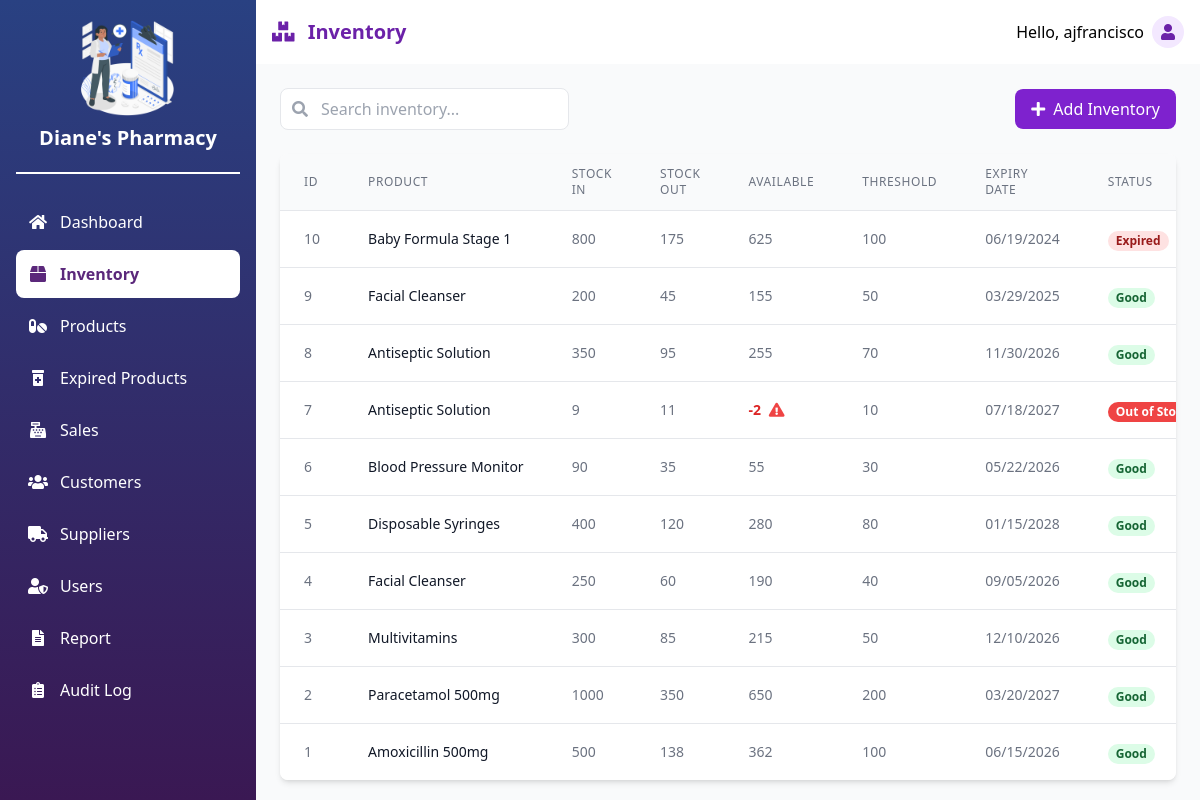
The page /inventory.php (signed in) on the database its author committed.
### tables this page shows
CREATE TABLE `inventory` (
  `inventory_id` int(11) NOT NULL,
  `product_id` int(11) DEFAULT NULL,
  `stock_in` int(11) DEFAULT NULL,
  `stock_out` int(11) DEFAULT NULL,
  `expiry_date` date DEFAULT NULL,
  `stock_available` int(11) DEFAULT NULL,
  `low_stock_threshold` int(11) DEFAULT NULL,
  `status` enum('active','quarantined','expired') DEFAULT 'active'
);

CREATE TABLE `product` (
  `product_id` int(11) NOT NULL,
  `product_name` varchar(100) DEFAULT NULL,
  `category_id` int(11) DEFAULT NULL,
  `description` text DEFAULT NULL,
  `unit_price` decimal(10,2) DEFAULT NULL,
  `base_price` decimal(10,2) DEFAULT NULL,
  `supplier_id` int(11) DEFAULT NULL
);

### inventory.php (the view, shortened to what this page needs)
<?php
require_once 'config.php';
try {
    $inventory = $pdo->query("
        SELECT i.*, p.product_name
        FROM inventory i
        JOIN product p ON i.product_id = p.product_id
        ORDER BY i.inventory_id DESC
    ")->fetchAll();
} catch(PDOException $e) {
    $errorMessage = "Database error: " . $e->getMessage();
}
?>
<div class="flex justify-between items-center mb-6">
    <div class="relative">
        <input type="text" id="searchInput" placeholder="Search inventory..." class="pl-10 pr-4 py-2 border rounded-lg focus:outline-none focus:ring-2 focus:ring-purple-600">
        <div class="absolute inset-y-0 left-0 flex items-center pl-3 pointer-events-none">
        </div>
    </div>
    <button onclick="showAddInventoryModal()" class="bg-purple-700 hover:bg-purple-800 text-white py-2 px-4 rounded-lg flex items-center">
        <i class="fas fa-plus mr-2"></i> Add Inventory
    </button>
</div>
<div class="bg-white rounded-lg shadow-md overflow-hidden">
    <table class="min-w-full divide-y divide-gray-200">
        <thead class="bg-gray-50">
            <tr>
                <th class="px-6 py-3 text-left text-xs font-medium text-gray-500 uppercase tracking-wider">ID</th>
                <th class="px-6 py-3 text-left text-xs font-medium text-gray-500 uppercase tracking-wider">Product</th>
                <th class="px-6 py-3 text-left text-xs font-medium text-gray-500 uppercase tracking-wider">Stock In</th>
                <th class="px-6 py-3 text-left text-xs font-medium text-gray-500 uppercase tracking-wider">Stock Out</th>
                <th class="px-6 py-3 text-left text-xs font-medium text-gray-500 uppercase tracking-wider">Available</th>
                <th class="px-6 py-3 text-left text-xs font-medium text-gray-500 uppercase tracking-wider">Threshold</th>
                <th class="px-6 py-3 text-left text-xs font-medium text-gray-500 uppercase tracking-wider">Expiry Date</th>
                <th class="px-6 py-3 text-left text-xs font-medium text-gray-500 uppercase tracking-wider">Status</th>
            </tr>
        </thead>
        <tbody class="bg-white divide-y divide-gray-200">
            <?php foreach ($inventory as $item): ?>
                <?php
                    $isLowStock = $item['stock_available'] <= $item['low_stock_threshold'] && $item['stock_available'] > 0;
                    $isOutOfStock = $item['stock_available'] <= 0;
                    $isExpired = strtotime($item['expiry_date']) < time();
                    if ($isExpired) {
                        $statusClass = 'bg-red-100 text-red-800';
                        $statusText = 'Expired';
                    } elseif ($isOutOfStock) {
                        $statusClass = 'bg-red-500 text-white';
                        $statusText = 'Out of Stock';
                    } elseif ($isLowStock) {
                        $statusClass = 'bg-yellow-100 text-yellow-800';
                        $statusText = 'Low Stock';
                    } else {
                        $statusClass = 'bg-green-100 text-green-800';
                        $statusText = 'Good';
                    }
                    $stockClass = $item['stock_available'] <= 0 ? 'text-red-600 font-bold' : 'text-gray-500';
                ?>
                <tr class="hover:bg-gray-50">
                    <td class="px-6 py-4 whitespace-nowrap text-sm text-gray-500"><?php echo $item['inventory_id']; ?></td>
                    <td class="px-6 py-4 whitespace-nowrap">
                        <div class="text-sm font-medium text-gray-900"><?php echo $item['product_name']; ?></div>
                    </td>
                    <td class="px-6 py-4 whitespace-nowrap text-sm text-gray-500"><?php echo $item['stock_in']; ?></td>
                    <td class="px-6 py-4 whitespace-nowrap text-sm text-gray-500"><?php echo $item['stock_out']; ?></td>
                    <td class="px-6 py-4 whitespace-nowrap text-sm <?php echo $stockClass; ?>">
                        <?php echo $item['stock_available']; ?>
                        <?php if ($item['stock_available'] < 0): ?>
                            <i class="fas fa-exclamation-triangle text-red-500 ml-1" title="Negative stock detected"></i>
                        <?php elseif ($item['stock_available'] == 0): ?>
                            <i class="fas fa-ban text-red-500 ml-1" title="Out of stock"></i>
                        <?php endif; ?>
                    </td>
                    <td class="px-6 py-4 whitespace-nowrap text-sm text-gray-500"><?php echo $item['low_stock_threshold']; ?></td>
                    <td class="px-6 py-4 whitespace-nowrap text-sm text-gray-500"><?php echo date('m/d/Y', strtotime($item['expiry_date'])); ?></td>
                    <td class="px-6 py-4 whitespace-nowrap">
                        <span class="px-2 inline-flex text-xs leading-5 font-semibold rounded-full <?php echo $statusClass; ?>">
                            <?php echo $statusText; ?>
                        </span>
                    </td>
                </tr>
            <?php endforeach; ?>
        </tbody>
    </table>
</div>
<?php
include 'layout.php';
?>

### rows shown on the page
inventory: inventory_id "10", product.product_name "Baby Formula Stage 1", stock_in "800", stock_out "175", stock_available "625", low_stock_threshold "100", expiry_date "06/19/2024", expiry_date "Expired"
inventory: inventory_id "9", product.product_name "Facial Cleanser", stock_in "200", stock_out "45", stock_available "155", low_stock_threshold "50", expiry_date "03/29/2025", statusText "Good"
inventory: inventory_id "8", product.product_name "Antiseptic Solution", stock_in "350", stock_out "95", stock_available "255", low_stock_threshold "70", expiry_date "11/30/2026", statusText "Good"
inventory: inventory_id "7", product.product_name "Antiseptic Solution", stock_in "9", stock_out "11", stock_available "-2", low_stock_threshold "10", expiry_date "07/18/2027", statusText "Out of…"
inventory: inventory_id "6", product.product_name "Blood Pressure Monitor", stock_in "90", stock_out "35", stock_available "55", low_stock_threshold "30", expiry_date "05/22/2026", statusText "Good"
inventory: inventory_id "5", product.product_name "Disposable Syringes", stock_in "400", stock_out "120", stock_available "280", low_stock_threshold "80", expiry_date "01/15/2028", statusText "Good"
inventory: inventory_id "4", product.product_name "Facial Cleanser", stock_in "250", stock_out "60", stock_available "190", low_stock_threshold "40", expiry_date "09/05/2026", statusText "Good"
inventory: inventory_id "3", product.product_name "Multivitamins", stock_in "300", stock_out "85", stock_available "215", low_stock_threshold "50", expiry_date "12/10/2026", statusText "Good"
inventory: inventory_id "2", product.product_name "Paracetamol 500mg", stock_in "1000", stock_out "350", stock_available "650", low_stock_threshold "200", expiry_date "03/20/2027", statusText "Good"
inventory: inventory_id "1", product.product_name "Amoxicillin 500mg", stock_in "500", stock_out "138", stock_available "362", low_stock_threshold "100", expiry_date "06/15/2026", statusText "Good"

### other values the page prints
$pageTitle "Inventory"
$_SESSION['username'] "ajfrancisco"
